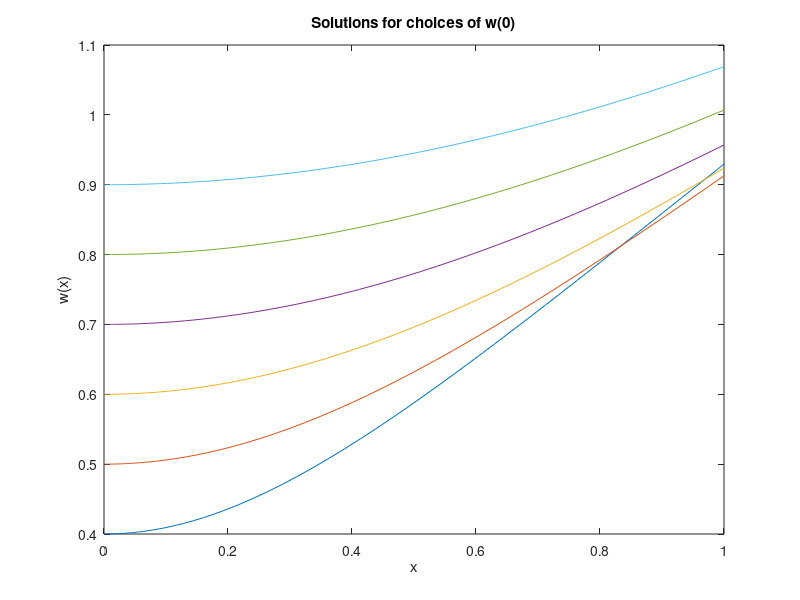

The MATLAB script that drew this image:
%%
% We'll examine the guessing/IVP approach for the case $\lambda=0.6$. 
lambda = 0.6;
phi = @(r,w,dwdr) lambda./w.^2 - dwdr./r;

%%
% We have to avoid $r=0$, or we would divide by zero.
a = eps;  b = 1;

%%
% We convert the ODE to a first-order system in $v_1$, $v_2$. 
f = @(r,v) [ v(2); phi(r,v(1),v(2)) ];

%%
% Now we try multiple guesses for the unknown $w(0)$ and plot the
% solutions. 
for w0 = 0.4:0.1:0.9
    [r,v] = ode45( f, [a,b], [w0;0] );
    plot(r,v(:,1)), hold on
end
xlabel('x'), ylabel('w(x)')    % ignore this line
title('Solutions for choices of w(0)')   % ignore this line

%%
% On the graph, it's the curve starting at $w(0)=0.8$ that comes closest
% to the required condition $w(1)=1$. 
